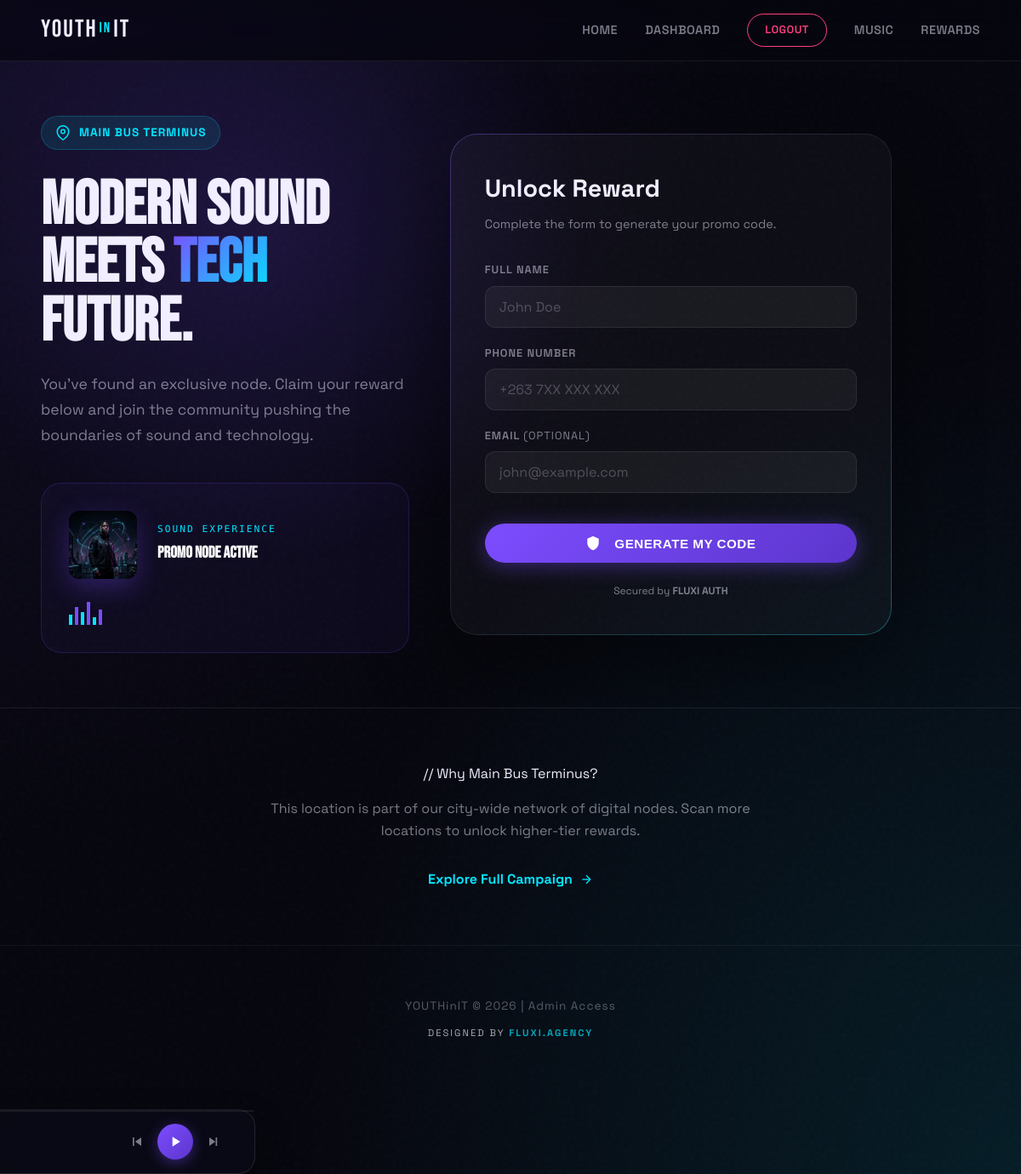
Screenshot of /scan/bus-main/ (signed in) with the database file from the repository.
### campaign/models.py (models this page shows, shortened)
class CampaignLocation(models.Model):
    name = models.CharField(max_length=100)
    slug = models.SlugField(unique=True)
    description = models.TextField(blank=True)
    youtube_url = models.URLField(blank=True, null=True, help_text="Optional YouTube video for the landing page")

### campaign/views.py (the view, shortened to what this page needs)
# urls.py: path('scan/<slug:slug>/', views.scan_landing, name='scan_landing'),
def scan_landing(request, slug):
    location = get_object_or_404(CampaignLocation, slug=slug)
    ScanLog.objects.create(
        location=location,
        ip_address=request.META.get('REMOTE_ADDR'),
        user_agent=request.META.get('HTTP_USER_AGENT')
    )
    embed_url = None
    return render(request, 'campaign/scan_landing.html', {
        'location': location,
        'embed_url': embed_url
    })

### campaign/templates/campaign/scan_landing.html (shortened to what this page needs)
{% extends 'campaign/base.html' %}
{% load static %}
{% block content %}
<section class="scan-hero">
    <div class="container">
        <div class="scan-container">
            <div class="scan-info animate-fade-in">
                <div class="location-tag">
                    <svg width="18" height="18" viewBox="0 0 24 24" fill="none" stroke="currentColor" stroke-width="2">
                        <path d="M21 10c0 7-9 13-9 13s-9-6-9-13a9 9 0 0 1 18 0z"></path>
                        <circle cx="12" cy="10" r="3"></circle>
                    </svg>
                    <span>{{ location.name }}</span>
                </div>
                <h1>Modern Sound<br>Meets <span class="accent">Tech</span> Future.</h1>
                <p class="scan-desc">
                    {{ location.description|default:"You've found an exclusive node. Claim your reward below and join the community pushing the boundaries of sound and technology." }}
                </p>
                {% if embed_url %}
                <div class="video-container" style="margin-top: 2rem; border-radius: 20px; overflow: hidden; box-shadow: 0 20px 50px rgba(0,0,0,0.5); aspect-ratio: 16/9; background: #000; border: 1px solid var(--border);">
                    <iframe width="100%" height="100%" src="{{ embed_url }}" frameborder="0" allow="accelerometer; autoplay; clipboard-write; encrypted-media; gyroscope; picture-in-picture" allowfullscreen></iframe>
                </div>
                {% else %}
                <div class="music-node-experience" style="margin-top: 2rem; padding: 2rem; background: rgba(124, 77, 255, 0.05); border: 1px solid rgba(124, 77, 255, 0.2); border-radius: 24px; position: relative; overflow: hidden;">
                    <div style="display: flex; align-items: center; gap: 1.5rem; position: relative; z-index: 1;">
                        <div class="floating-art" style="width: 80px; height: 80px; border-radius: 12px; overflow: hidden; box-shadow: 0 10px 30px rgba(124, 77, 255, 0.3); animation: float 3s ease-in-out infinite;">
                            <img src="{% static 'images/album_cover.png' %}" style="width: 100%; height: 100%; object-fit: cover;">
                        </div>
                        <div>
                            <div style="font-family: var(--font-mono); font-size: 0.7rem; color: var(--secondary-color); letter-spacing: 2px; text-transform: uppercase; margin-bottom: 4px;">Sound Experience</div>
                            <h4 style="font-family: var(--font-display); font-size: 1.2rem; color: #FFF;">PROMO NODE ACTIVE</h4>
                        </div>
                    </div>
                    <div style="display: flex; align-items: flex-end; gap: 3px; height: 30px; margin-top: 1.5rem;">
                        <div class="bar" style="width: 4px; background: var(--secondary-color); animation: wave 1.2s infinite ease-in-out; height: 40%;"></div>
                        <div class="bar" style="width: 4px; background: var(--primary-color); animation: wave 1.5s infinite ease-in-out; height: 70%;"></div>
                        <div class="bar" style="width: 4px; background: var(--secondary-color); animation: wave 1.3s infinite ease-in-out; height: 50%;"></div>
                        <div class="bar" style="width: 4px; background: var(--primary-color); animation: wave 1.1s infinite ease-in-out; height: 90%;"></div>
                        <div class="bar" style="width: 4px; background: var(--secondary-color); animation: wave 1.6s infinite ease-in-out; height: 30%;"></div>
                        <div class="bar" style="width: 4px; background: var(--primary-color); animation: wave 1.4s infinite ease-in-out; height: 60%;"></div>
                    </div>
                </div>
                {% endif %}
            </div>
            <div class="animate-fade-in" style="animation-delay: 0.2s;">
                <div class="glass-form-card">
                    <div class="form-header">
                        <h2>Unlock Reward</h2>
                        <p>Complete the form to generate your promo code.</p>
                    </div>
                    <form action="{% url 'claim_reward' %}" method="POST">
                        <div class="form-group">
                            <label for="name">Full Name</label>
                            <input type="text" id="name" name="full_name" placeholder="John Doe" required>
                        </div>
                        <div class="form-group">
                            <label for="phone">Phone Number</label>
                            <input type="tel" id="phone" name="phone" placeholder="+263 7XX XXX XXX" required>
                        </div>
                        <div class="form-group">
                            <label for="email">Email <span style="color:var(--text-muted);font-weight:400;">(Optional)</span></label>
                            <input type="email" id="email" name="email" placeholder="john@example.com">
                        </div>
                        <button type="submit" class="btn-primary" style="width: 100%; justify-content: center; margin-top: 1rem;">
                            <svg width="18" height="18" viewBox="0 0 24 24" fill="currentColor" style="margin-right: 8px;">
                                <path d="M12 1L3 5v6c0 5.55 3.84 10.74 9 12 5.16-1.26 9-6.45 9-12V5l-9-4z" />
                            </svg>
                            Generate My Code
                        </button>
                    </form>
                    <div style="text-align: center; margin-top: 1.5rem; font-size: 0.75rem; color: var(--text-muted);">
                        <p>Secured by <strong>FLUXI AUTH</strong></p>
                    </div>
                </div>
            </div>
        </div>
    </div>
</section>
<section style="padding: 4rem 0; border-top: 1px solid var(--border);">
    <div class="container" style="text-align: center;">
        <div class="section-tag">// Why {{ location.name }}?</div>
        <p style="max-width: 600px; margin: 1rem auto; color: var(--text-muted);">
            {{ location.description|default:"This location is part of our city-wide network of digital nodes. Scan more locations to unlock higher-tier rewards." }}
        </p>
        <a href="{% url 'home' %}" style="display: inline-flex; align-items: center; color: var(--secondary-color); text-decoration: none; font-weight: 700; margin-top: 1rem;">
            Explore Full Campaign
            <svg width="16" height="16" viewBox="0 0 24 24" fill="none" stroke="currentColor" stroke-width="2" style="margin-left: 8px;">
                <line x1="5" y1="12" x2="19" y2="12"></line>
                <polyline points="12 5 19 12 12 19"></polyline>
            </svg>
        </a>
    </div>
</section>
{% endblock %}

### static/css/styles.css (style rules this page uses)
:root { --bg-color: #0a0a0c; --card-bg: rgba(255, 255, 255, 0.05); --primary-color: #7c4dff; --secondary-color: #00e5ff; --accent-color: #ff4081; --text-main: #ffffff; --text-muted: #a0a0a0; --glass-border: rgba(255, 255, 255, 0.1); --font-main: 'Outfit', sans-serif; }
* { margin: 0; padding: 0; box-sizing: border-box; }
body { background-color: var(--bg-color); background-image: radial-gradient(at 0% 0%, rgba(124, 77, 255, 0.1) 0px, transparent 50%), radial-gradient(at 100% 100%, rgba(0, 229, 255, 0.1) 0px, transparent 50%); color: var(--text-main); font-family: var(--font-main); line-height: 1.6; overflow-x: hidden; min-height: 100vh; }
.btn-primary { background: linear-gradient(135deg, var(--primary-color), var(--secondary-color)); color: white; padding: 16px 40px; border-radius: 50px; border: none; font-weight: 700; font-size: 1rem; letter-spacing: 1px; text-transform: uppercase; cursor: pointer; text-decoration: none; display: inline-block; transition: all 0.3s ease; box-shadow: 0 10px 20px rgba(124, 77, 255, 0.3); }
.container { max-width: 1200px; margin: 0 auto; padding: 0 20px; }
.animate-fade-in { animation: fadeInUp 0.8s ease forwards; }
section { padding: 80px 0; }
.form-group { margin-bottom: 1.5rem; }
label { display: block; margin-bottom: 0.5rem; color: var(--text-muted); }
input { width: 100%; background: rgba(255,255,255,0.05); border: 1px solid var(--glass-border); padding: 12px 20px; border-radius: 12px; color: white; outline: none; transition: border-color 0.3s ease; }

### campaign/templates/campaign/base.html (style rules this page uses)
*, *::before, *::after { box-sizing: border-box; margin: 0; padding: 0; }
:root { --primary-color: #7C4DFF; --secondary-color: #00E5FF; --accent-color: #FF4081; --bg-color: #06060E; --bg-card: rgba(255, 255, 255, 0.04); --text-main: #F0EEFF; --text-muted: rgba(240, 238, 255, 0.5); --border: rgba(255, 255, 255, 0.08); --player-h: 76px; --nav-h: 72px; --font-display: 'Bebas Neue', sans-serif; --font-body: 'Space Grotesk', sans-serif; --font-mono: 'DM Mono', monospace; --glow-purple: 0 0 40px rgba(124, 77, 255, 0.35); --glow-cyan: 0 0 40px rgba(0, 229, 255, 0.35); }
html { scroll-behavior: smooth; }
body { font-family: var(--font-body); background-color: var(--bg-color); color: var(--text-main); min-height: 100vh; overflow-x: hidden; padding-bottom: calc(var(--player-h) + 20px); }
body::before { content: ''; position: fixed; inset: 0; pointer-events: none; z-index: 0; opacity: 0.6; }
.container { width: 100%; max-width: 1200px; margin: 0 auto; padding: 0 clamp(16px, 5vw, 48px); }
.btn-primary { display: inline-flex; align-items: center; gap: 8px; background: linear-gradient(135deg, var(--primary-color), #5C35CC); color: white; text-decoration: none; padding: 14px 32px; border-radius: 50px; font-weight: 700; font-size: 0.95rem; letter-spacing: 0.5px; border: none; cursor: pointer; transition: transform 0.2s ease, box-shadow 0.2s ease, filter 0.2s ease; box-shadow: 0 4px 24px rgba(124, 77, 255, 0.4); white-space: nowrap; }
.form-group { margin-bottom: 1.25rem; }
.form-group label { display: block; font-size: 0.8rem; font-weight: 600; letter-spacing: 1px; text-transform: uppercase; color: var(--text-muted); margin-bottom: 0.5rem; }
.form-group input { width: 100%; background: rgba(255, 255, 255, 0.05); border: 1px solid var(--border); border-radius: 12px; padding: 13px 16px; color: var(--text-main); font-family: var(--font-body); font-size: 1rem; outline: none; transition: border-color 0.2s, box-shadow 0.2s, background 0.2s; }
.form-group input::placeholder { color: rgba(240, 238, 255, 0.25); }
.animate-fade-in { opacity: 0; animation: fadeInUp 0.7s ease forwards; }

### rows the page displays
CampaignLocation: name "MAIN BUS TERMINUS", description "You've found an exclusive node. Claim your reward below and join the community pushing the boundaries of sound and technology.", name "Main Bus Terminus", description "This location is part of our city-wide network of digital nodes. Scan more locations to unlock higher-tier rewards."
